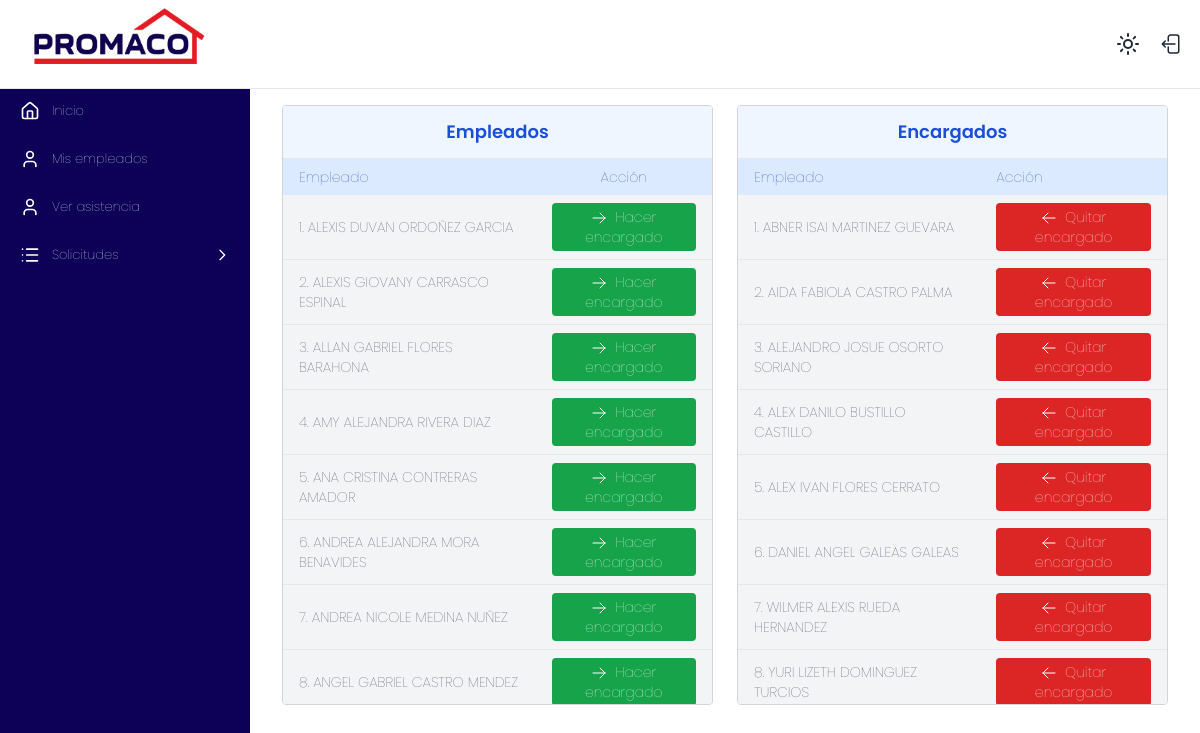
Page /marcaje/empleados_y_encargados/ (signed in) on the earlier database version.
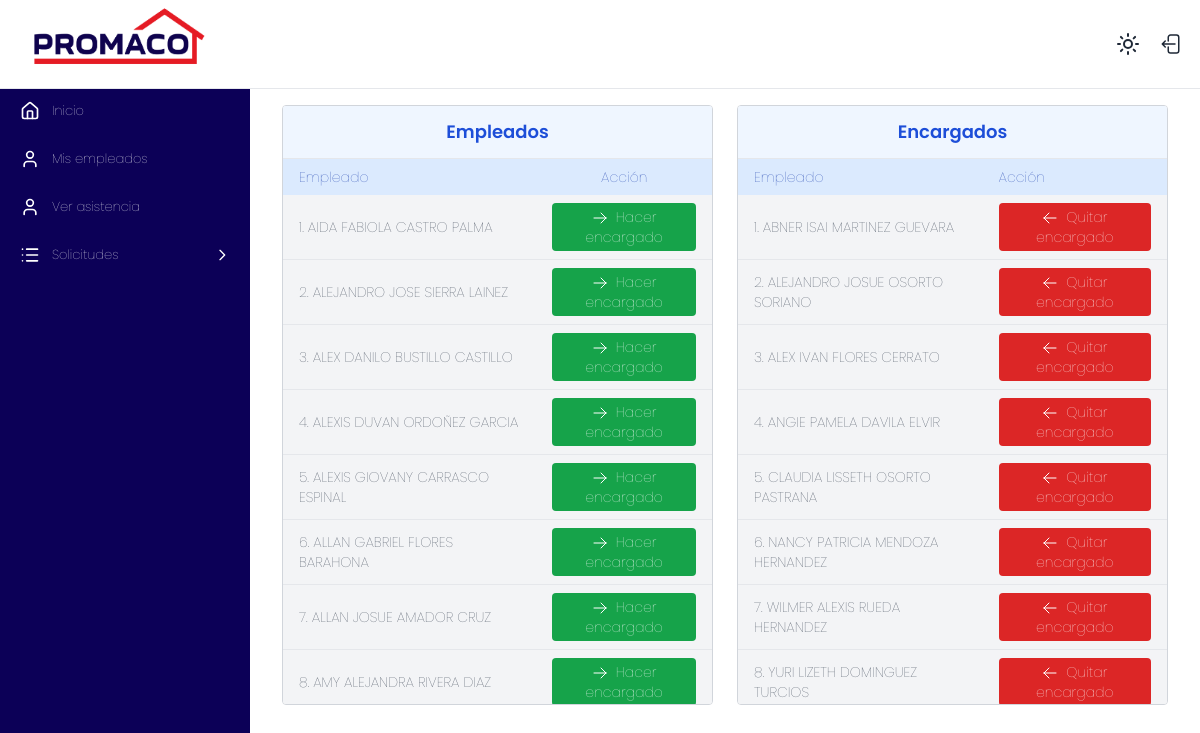
Same page on the later database version.
### marcaje/models.py (models this page shows, shortened)
class Empleado(models.Model):
    user = models.OneToOneField(User, on_delete=models.SET_NULL, null=True, blank=True, related_name='empleado_marcaje')
    id_externo = models.IntegerField(unique=True)
    codigo = models.CharField(max_length=20)
    nombre = models.CharField(max_length=100)
    departamento = models.CharField(max_length=100)
    sucursal = models.ForeignKey(Sucursal, on_delete=models.PROTECT)
    es_encargado = models.BooleanField(default=False)
    class Meta:
        verbose_name = "Empleado"
        verbose_name_plural = "Empleados"
        ordering = ['nombre']

### marcaje/views.py (the view)
# urls.py: path('empleados_y_encargados/', views.empleados_y_encargados, name='empleados_y_encargados'),
@login_required
def empleados_y_encargados(request):
    empleados = Empleado.objects.filter(es_encargado=False)
    encargados = Empleado.objects.filter(es_encargado=True)
    return render(request, 'emp_enc.html', {'empleados': empleados, 'encargados': encargados})

### marcaje/context_processors.py (called while the page is built)
def empleados_a_cargo_context(request):
    empleados_cargo = []
    encargado_obj = None
    if request.user.is_authenticated:
        try:
            encargado = Empleado.objects.get(user=request.user)
            encargado_obj = encargado
            if encargado.es_encargado:
                empleados_cargo = Empleado.objects.filter(
                    encargado_asignado__encargado=encargado
                )
        except Empleado.DoesNotExist:
            encargado_obj = None
    return {'empleados_a_cargo_global': empleados_cargo, 'encargado': encargado_obj}

### marcaje/templatetags/auth_extras.py (called while the page is built)
@register.filter(name='has_group')
def has_group(user, group_name):
    return user.groups.filter(name=group_name).exists()

### marcaje/templates/emp_enc.html (shortened to what the changed rows need)
{% extends 'base.html' %}
{% block content %}
<div id="tablas" class="flex flex-col md:flex-row justify-around gap-6 mt-10 px-4">
    <div class="bg-gray-100 dark:bg-gray-800 overflow-x-auto max-h-[600px] overflow-y-auto border border-gray-300 rounded w-full md:w-1/2">
        <div class="sticky top-0 z-20 bg-blue-50 dark:bg-blue-800 border-b border-gray-200 dark:border-gray-700">
            <h2 class="text-lg font-semibold text-center py-3 text-blue-700 dark:text-blue-200">
                Empleados
            </h2>
        </div>
        <table class="min-w-full table-auto text-sm text-left text-gray-700 dark:text-gray-200">
            <thead class="bg-blue-100 text-blue-800 sticky top-[52px] z-10">
                <tr>
                    <th class="px-4 py-2">Empleado</th>
                    <th class="px-4 py-2" style="text-align: center;">Acción</th>
                </tr>
            </thead>
            <tbody>
                {% for emp in empleados %}
                <tr class="hover:bg-gray-50 dark:hover:bg-gray-600 transition-colors duration-200 border-b">
                    <td class="px-4 py-2">{{ forloop.counter }}. {{ emp.nombre }}</td>
                    <td class="px-4 py-2">
                        <form method="POST"
                              hx-post="{% url 'convertir_a_encargado' emp.id %}"
                              hx-target="#tablas"
                              hx-swap="innerHTML">
                            <button type="submit" class="bg-green-600 text-white px-3 py-1 rounded hover:bg-green-400 transition text-sm">
                                <svg xmlns="http://www.w3.org/2000/svg" fill="none" viewBox="0 0 24 24" stroke-width="1.5" stroke="currentColor" class="w-4 h-4 inline align-middle mr-1">
                                    <path stroke-linecap="round" stroke-linejoin="round" d="M13.5 4.5 21 12m0 0-7.5 7.5M21 12H3" />
                                </svg>
                                Hacer encargado
                            </button>
                        </form>
                    </td>
                </tr>
                {% endfor %}
            </tbody>
        </table>
    </div>
    <div class="bg-gray-100 dark:bg-gray-800 overflow-x-auto max-h-[600px] overflow-y-auto border border-gray-300 rounded w-full md:w-1/2">
    <div class="sticky top-0 z-20 bg-blue-50 dark:bg-blue-800 border-b border-gray-200 dark:border-gray-700">
        <h2 class="text-lg font-semibold text-center py-3 text-blue-700 dark:text-blue-200">
            Encargados
        </h2>
    </div>
        <table class="min-w-full table-auto text-sm text-left text-gray-700 dark:text-gray-200">
            <thead class="bg-blue-100 text-blue-800 sticky top-[52px] z-10">
                <tr>
                    <th class="px-4 py-2">Empleado</th>
                    <th class="px-4 py-2">Acción</th>
                </tr>
            </thead>
            <tbody>
                {% for encargado in encargados %}
                <tr class="hover:bg-gray-50 dark:hover:bg-gray-600 transition-colors duration-200 border-b">
                    <td class="px-4 py-2">{{ forloop.counter }}. {{ encargado.nombre }}</td>
                    <td class="px-4 py-2">
                        <form method="POST"
                              hx-post="{% url 'convertir_a_empleado' encargado.id %}"
                              hx-target="#tablas"
                              hx-swap="innerHTML">
                            <button type="submit" class="bg-red-600 text-white px-3 py-1 rounded hover:bg-red-700 transition text-sm">
                                <svg xmlns="http://www.w3.org/2000/svg" fill="none" viewBox="0 0 24 24" stroke-width="1.5" stroke="currentColor" class="w-4 h-4 inline align-middle mr-1">
                                    <path stroke-linecap="round" stroke-linejoin="round" d="M10.5 19.5 3 12m0 0 7.5-7.5M3 12h18" />
                                </svg>
                                Quitar encargado
                            </button>
                        </form>
                    </td>
                </tr>
                {% endfor %}
            </tbody>
        </table>
    </div>
</div>
{% endblock %}

Differences in the rows shown:
no longer on this page (row unchanged): Empleado: nombre "ANA CRISTINA CONTRERAS AMADOR", shown under "Empleados"
no longer on this page (row edited): Empleado: nombre "ANDREA ALEJANDRA MORA BENAVIDES", shown under "Empleados"
no longer on this page (row unchanged): Empleado: nombre "ANDREA NICOLE MEDINA NUÑEZ", shown under "Empleados"
no longer on this page (row edited): Empleado: nombre "ANGEL GABRIEL CASTRO MENDEZ", shown under "Empleados"
no longer on this page (row edited): Empleado: nombre "DANIEL ANGEL GALEAS GALEAS", shown under "Encargados"
changed Empleado "AIDA FABIOLA CASTRO PALMA": moves from the list under "Encargados" to the list under "Empleados"
added Empleado: nombre "ALEJANDRO JOSE SIERRA LAINEZ", shown under "Empleados"
changed Empleado "ALEX DANILO BUSTILLO CASTILLO": moves from the list under "Encargados" to the list under "Empleados"
added Empleado: nombre "ALLAN JOSUE AMADOR CRUZ", shown under "Empleados"
now on this page (row edited): Empleado: nombre "ANGIE PAMELA DAVILA ELVIR", shown under "Encargados"
now on this page (row edited): Empleado: nombre "CLAUDIA LISSETH OSORTO PASTRANA", shown under "Encargados"
now on this page (row edited): Empleado: nombre "NANCY PATRICIA MENDOZA HERNANDEZ", shown under "Encargados"
